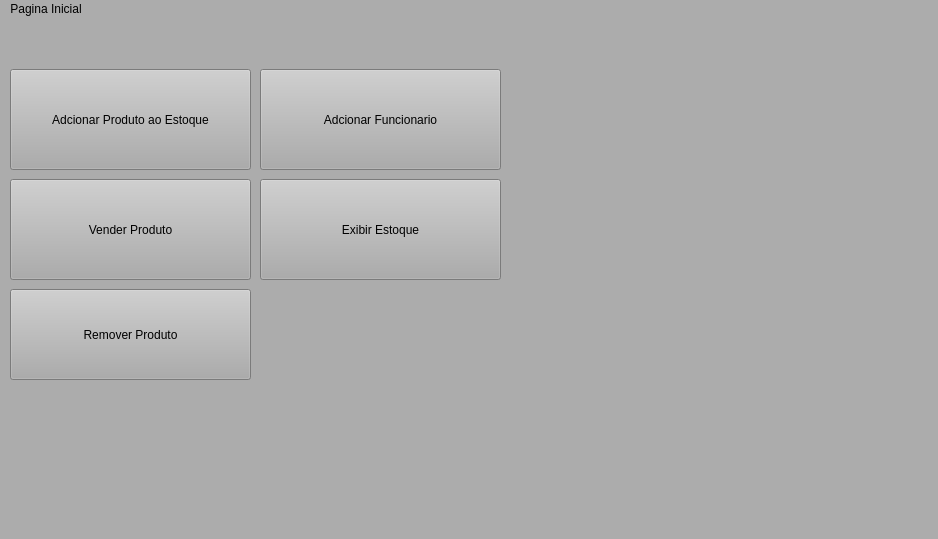
<?xml version="1.0" encoding="UTF-8"?>
<ui version="4.0">
 <class>MainWindow</class>
 <widget class="QMainWindow" name="MainWindow">
  <property name="geometry">
   <rect>
    <x>0</x>
    <y>0</y>
    <width>938</width>
    <height>539</height>
   </rect>
  </property>
  <property name="windowTitle">
   <string>MainWindow</string>
  </property>
  <property name="styleSheet">
   <string notr="true">background-color: rgb(172, 172, 172);
</string>
  </property>
  <widget class="QWidget" name="centralwidget">
   <widget class="QPushButton" name="AdProduto">
    <property name="geometry">
     <rect>
      <x>10</x>
      <y>50</y>
      <width>241</width>
      <height>101</height>
     </rect>
    </property>
    <property name="text">
     <string>Adcionar Produto ao Estoque</string>
    </property>
   </widget>
   <widget class="QPushButton" name="EEstoque">
    <property name="geometry">
     <rect>
      <x>260</x>
      <y>160</y>
      <width>241</width>
      <height>101</height>
     </rect>
    </property>
    <property name="text">
     <string>Exibir Estoque</string>
    </property>
   </widget>
   <widget class="QPushButton" name="VProduto">
    <property name="geometry">
     <rect>
      <x>10</x>
      <y>160</y>
      <width>241</width>
      <height>101</height>
     </rect>
    </property>
    <property name="text">
     <string>Vender Produto</string>
    </property>
   </widget>
   <widget class="QPushButton" name="AdFunc">
    <property name="geometry">
     <rect>
      <x>260</x>
      <y>50</y>
      <width>241</width>
      <height>101</height>
     </rect>
    </property>
    <property name="text">
     <string>Adcionar Funcionario</string>
    </property>
   </widget>
   <widget class="QPushButton" name="RemoverPro">
    <property name="geometry">
     <rect>
      <x>10</x>
      <y>270</y>
      <width>241</width>
      <height>91</height>
     </rect>
    </property>
    <property name="text">
     <string>Remover Produto</string>
    </property>
   </widget>
  </widget>
  <widget class="QStatusBar" name="statusbar"/>
  <widget class="QMenuBar" name="menubar">
   <property name="geometry">
    <rect>
     <x>0</x>
     <y>0</y>
     <width>938</width>
     <height>25</height>
    </rect>
   </property>
   <widget class="QMenu" name="menuPagina_Inicial">
    <property name="title">
     <string>Pagina Inicial</string>
    </property>
    <addaction name="separator"/>
    <addaction name="separator"/>
   </widget>
   <addaction name="menuPagina_Inicial"/>
  </widget>
 </widget>
 <resources/>
 <connections/>
</ui>
